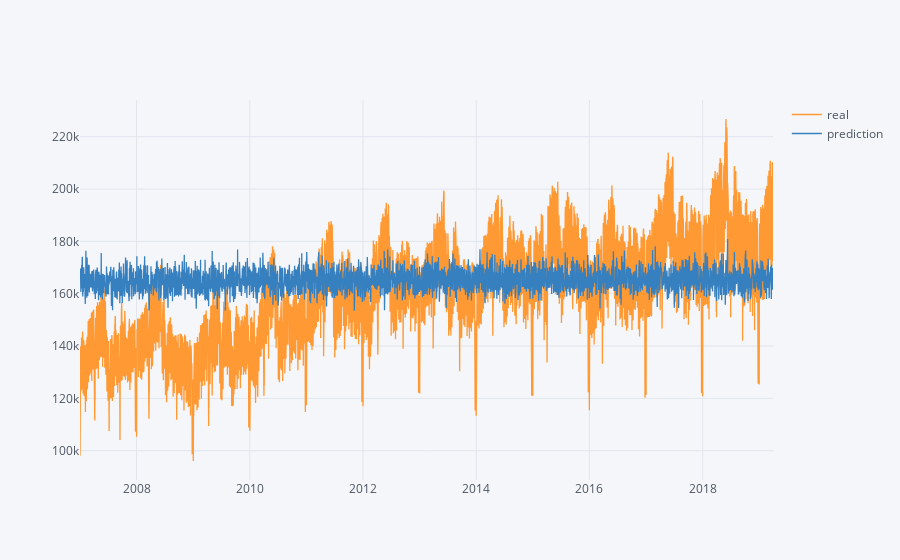

The code cell stored with this chart in its notebook:
### Code cell
plotting[["real", "prediction"]].iplot()

### Figure 1 — Plotly figure (JSON) as saved in the notebook; plotly's stock layout.template omitted (floating-point values rounded to 4 significant figures; data arrays with more than 128 entries replaced by an {"elided": "..."} marker saying what was removed)
{"data": [{"line": {"color": "rgba(255, 153, 51, 1.0)", "dash": "solid", "shape": "linear", "width": 1.3}, "mode": "lines", "name": "real", "text": "", "type": "scatter", "x": {"elided": "4473 str values"}, "y": {"elided": "4473 float values"}}, {"line": {"color": "rgba(55, 128, 191, 1.0)", "dash": "solid", "shape": "linear", "width": 1.3}, "mode": "lines", "name": "prediction", "text": "", "type": "scatter", "x": {"elided": "4473 str values"}, "y": {"elided": "4473 float values"}}], "layout": {"legend": {"bgcolor": "#F5F6F9", "font": {"color": "#4D5663"}}, "paper_bgcolor": "#F5F6F9", "plot_bgcolor": "#F5F6F9", "title": {"font": {"color": "#4D5663"}}, "xaxis": {"gridcolor": "#E1E5ED", "showgrid": true, "tickfont": {"color": "#4D5663"}, "title": {"font": {"color": "#4D5663"}, "text": ""}, "zerolinecolor": "#E1E5ED"}, "yaxis": {"gridcolor": "#E1E5ED", "showgrid": true, "tickfont": {"color": "#4D5663"}, "title": {"font": {"color": "#4D5663"}, "text": ""}, "zerolinecolor": "#E1E5ED"}}}
